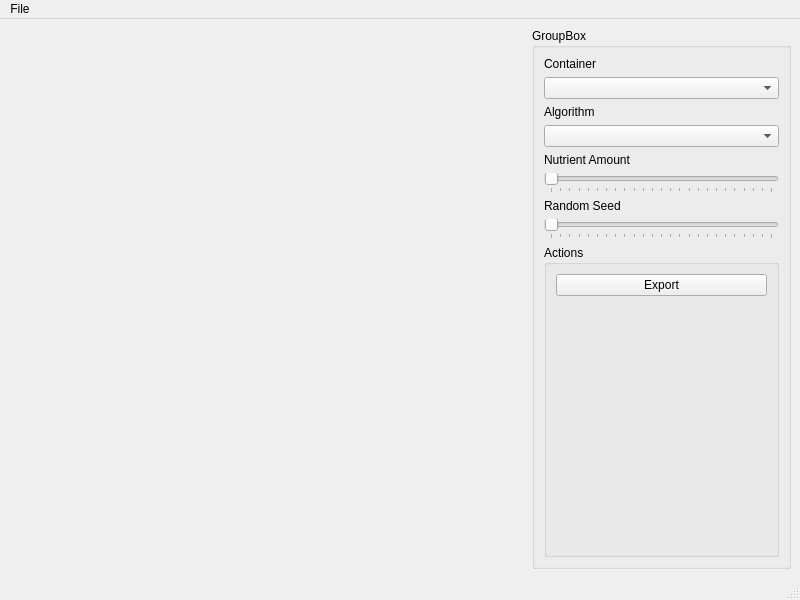
<?xml version="1.0" encoding="UTF-8"?>
<ui version="4.0">
 <class>MainWindow</class>
 <widget class="QMainWindow" name="MainWindow">
  <property name="geometry">
   <rect>
    <x>0</x>
    <y>0</y>
    <width>800</width>
    <height>600</height>
   </rect>
  </property>
  <property name="windowTitle">
   <string>Greenhouse</string>
  </property>
  <widget class="QWidget" name="centralwidget">
   <layout class="QHBoxLayout" name="horizontalLayout_2">
    <item>
     <widget class="GLWidget" name="glFrame" native="true">
      <property name="sizePolicy">
       <sizepolicy hsizetype="Preferred" vsizetype="Preferred">
        <horstretch>2</horstretch>
        <verstretch>0</verstretch>
       </sizepolicy>
      </property>
     </widget>
    </item>
    <item>
     <widget class="QGroupBox" name="groupBox">
      <property name="sizePolicy">
       <sizepolicy hsizetype="Preferred" vsizetype="Preferred">
        <horstretch>1</horstretch>
        <verstretch>0</verstretch>
       </sizepolicy>
      </property>
      <property name="title">
       <string>GroupBox</string>
      </property>
      <layout class="QVBoxLayout" name="verticalLayout">
       <item>
        <widget class="QLabel" name="label">
         <property name="sizePolicy">
          <sizepolicy hsizetype="Preferred" vsizetype="Preferred">
           <horstretch>0</horstretch>
           <verstretch>0</verstretch>
          </sizepolicy>
         </property>
         <property name="text">
          <string>Container</string>
         </property>
        </widget>
       </item>
       <item>
        <widget class="QComboBox" name="ContainerComboBox"/>
       </item>
       <item>
        <widget class="QLabel" name="label_2">
         <property name="sizePolicy">
          <sizepolicy hsizetype="Preferred" vsizetype="Preferred">
           <horstretch>0</horstretch>
           <verstretch>0</verstretch>
          </sizepolicy>
         </property>
         <property name="text">
          <string>Algorithm</string>
         </property>
        </widget>
       </item>
       <item>
        <widget class="QComboBox" name="AlgorithmComboBox"/>
       </item>
       <item>
        <widget class="QLabel" name="label_3">
         <property name="text">
          <string>Nutrient Amount</string>
         </property>
        </widget>
       </item>
       <item>
        <widget class="QSlider" name="nutrientSlider">
         <property name="maximum">
          <number>5760</number>
         </property>
         <property name="singleStep">
          <number>16</number>
         </property>
         <property name="pageStep">
          <number>240</number>
         </property>
         <property name="orientation">
          <enum>Qt::Horizontal</enum>
         </property>
         <property name="tickPosition">
          <enum>QSlider::TicksBelow</enum>
         </property>
         <property name="tickInterval">
          <number>240</number>
         </property>
        </widget>
       </item>
       <item>
        <widget class="QLabel" name="label_4">
         <property name="text">
          <string>Random Seed</string>
         </property>
        </widget>
       </item>
       <item>
        <widget class="QSlider" name="randomSeedSlider">
         <property name="maximum">
          <number>5760</number>
         </property>
         <property name="singleStep">
          <number>16</number>
         </property>
         <property name="pageStep">
          <number>240</number>
         </property>
         <property name="orientation">
          <enum>Qt::Horizontal</enum>
         </property>
         <property name="tickPosition">
          <enum>QSlider::TicksBelow</enum>
         </property>
         <property name="tickInterval">
          <number>240</number>
         </property>
        </widget>
       </item>
       <item>
        <widget class="QGroupBox" name="groupBox_2">
         <property name="sizePolicy">
          <sizepolicy hsizetype="Preferred" vsizetype="Expanding">
           <horstretch>0</horstretch>
           <verstretch>0</verstretch>
          </sizepolicy>
         </property>
         <property name="title">
          <string>Actions</string>
         </property>
         <layout class="QVBoxLayout" name="verticalLayout_2">
          <item>
           <widget class="QPushButton" name="button_export">
            <property name="text">
             <string>Export</string>
            </property>
           </widget>
          </item>
          <item>
           <spacer name="verticalSpacer">
            <property name="orientation">
             <enum>Qt::Vertical</enum>
            </property>
            <property name="sizeHint" stdset="0">
             <size>
              <width>20</width>
              <height>40</height>
             </size>
            </property>
           </spacer>
          </item>
         </layout>
        </widget>
       </item>
      </layout>
     </widget>
    </item>
   </layout>
  </widget>
  <widget class="QMenuBar" name="menubar">
   <property name="geometry">
    <rect>
     <x>0</x>
     <y>0</y>
     <width>800</width>
     <height>21</height>
    </rect>
   </property>
   <widget class="QMenu" name="menuFile">
    <property name="title">
     <string>File</string>
    </property>
    <addaction name="actionAbout"/>
    <addaction name="actionExit"/>
   </widget>
   <addaction name="menuFile"/>
  </widget>
  <widget class="QStatusBar" name="statusbar"/>
  <action name="actionAbout">
   <property name="text">
    <string>About</string>
   </property>
  </action>
  <action name="actionExit">
   <property name="text">
    <string>Exit</string>
   </property>
  </action>
 </widget>
 <customwidgets>
  <customwidget>
   <class>GLWidget</class>
   <extends>QWidget</extends>
   <header>glwidget.h</header>
   <container>1</container>
  </customwidget>
 </customwidgets>
 <resources/>
 <connections/>
</ui>
